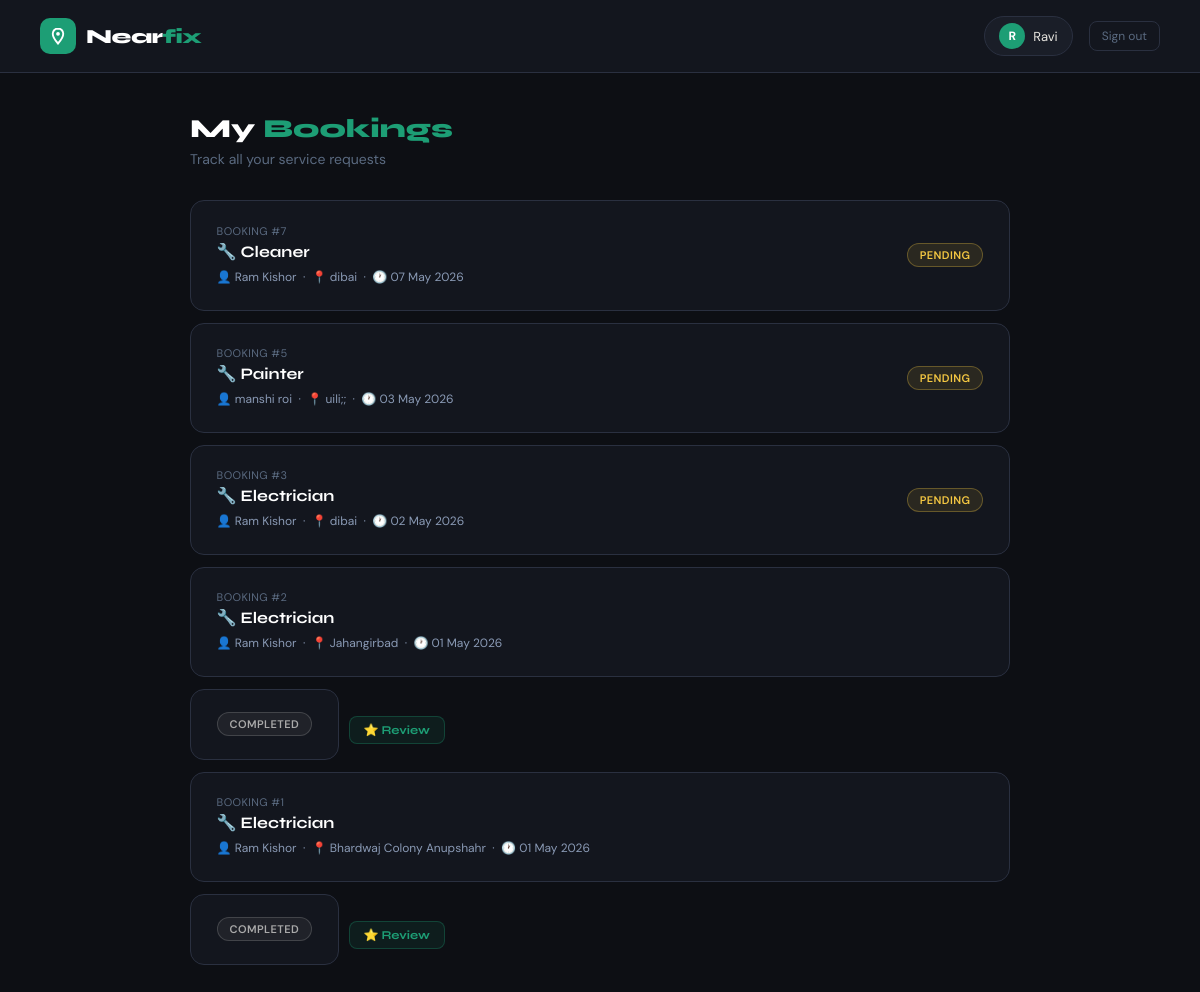
The page /bookings/ (signed in) on the database its author committed.
### accounts/models.py (models this page shows, shortened)
class User(AbstractUser):
    ROLE_CUSTOMER = 'customer'
    ROLE_PROVIDER = 'provider'
    ROLE_CHOICES = [
        (ROLE_CUSTOMER, 'Customer'),
        (ROLE_PROVIDER, 'Service Provider'),
    ]
    role = models.CharField(max_length=20, choices=ROLE_CHOICES, default=ROLE_CUSTOMER)
    phone = models.CharField(max_length=15, blank=True)
    is_verified = models.BooleanField(default=False)
    created_at = models.DateTimeField(default=timezone.now)
    profile_photo = models.ImageField(
        upload_to='profiles/',
        blank=True,
        null=True
    )

### bookings/models.py (models this page shows, shortened)
class Booking(models.Model):
    STATUS_PENDING   = 'pending'
    STATUS_ACCEPTED  = 'accepted'
    STATUS_REJECTED  = 'rejected'
    STATUS_ONGOING   = 'ongoing'
    STATUS_COMPLETED = 'completed'
    STATUS_CHOICES = [
        (STATUS_PENDING,   'Pending'),
        (STATUS_ACCEPTED,  'Accepted'),
        (STATUS_REJECTED,  'Rejected'),
        (STATUS_ONGOING,   'Ongoing'),
        (STATUS_COMPLETED, 'Completed'),
    ]
    customer        = models.ForeignKey(User, on_delete=models.CASCADE, related_name='bookings_as_customer')
    provider        = models.ForeignKey(ProviderProfile, on_delete=models.CASCADE, related_name='bookings')
    service_type    = models.CharField(max_length=100)
    description     = models.TextField(blank=True)
    status          = models.CharField(max_length=20, choices=STATUS_CHOICES, default=STATUS_PENDING)
    address         = models.TextField(blank=True)
    scheduled_at    = models.DateTimeField(null=True, blank=True)
    created_at      = models.DateTimeField(auto_now_add=True)
    amount          = models.DecimalField(max_digits=8, decimal_places=2, null=True, blank=True)

class ProviderProfile(models.Model):
    user = models.OneToOneField(User, on_delete=models.CASCADE, related_name='provider_profile')
    trade = models.CharField(max_length=100)
    bio = models.TextField(blank=True)
    experience_years = models.IntegerField(default=0)
    rating = models.FloatField(default=0.0)
    total_reviews = models.IntegerField(default=0)
    is_available = models.BooleanField(default=True)
    city = models.CharField(max_length=50, choices=CITY_CHOICES, default='anupshahr')
    latitude = models.FloatField(null=True, blank=True)
    longitude = models.FloatField(null=True, blank=True)
    created_at = models.DateTimeField(auto_now_add=True)

### bookings/views.py (the view)
# urls.py: path('bookings/', views.my_bookings, name='my_bookings'),
@login_required
def my_bookings(request):
    bookings = Booking.objects.filter(customer=request.user).order_by('-created_at')
    return render(request, 'bookings/my_bookings.html', {'bookings': bookings})

### templates/bookings/my_bookings.html (shortened to what this page needs)
{% extends 'base.html' %}
{% block content %}
<nav class="nf-navbar">
    <a href="{% url 'home' %}" class="nf-logo">
        <div class="nf-logo-icon">
            <svg viewBox="0 0 24 24" fill="none" stroke="white" stroke-width="2.5" stroke-linecap="round">
                <path d="M12 2C8.13 2 5 5.13 5 9c0 5.25 7 13 7 13s7-7.75 7-13c0-3.87-3.13-7-7-7z"/>
                <circle cx="12" cy="9" r="2.5" fill="white" stroke="none"/>
            </svg>
        </div>
        <div class="nf-logo-text">Near<span>fix</span></div>
    </a>
    <div class="nf-nav-right">
        {% if user.is_authenticated %}
        <div class="nf-user-badge">
            <div class="nf-user-avatar">{{ user.first_name|first|upper|default:user.username|first|upper }}</div>
            {{ user.first_name|default:user.username }}
        </div>
        <a href="{% url 'logout' %}" class="nf-btn-sm">Sign out</a>
        {% endif %}
    </div>
</nav>
<div class="nf-page">
    <div class="nf-page-title">My <span>Bookings</span></div>
    <div class="nf-page-sub">Track all your service requests</div>
    {% if bookings %}
        {% for booking in bookings %}
        <a href="{% url 'booking_detail' booking.pk %}" class="nf-booking-card">
            <div class="nf-booking-left">
                <div class="nf-booking-id">Booking #{{ booking.id }}</div>
                <div class="nf-booking-service">🔧 {{ booking.service_type }}</div>
                <div class="nf-booking-meta">
                    👤 {{ booking.provider.user.get_full_name|default:booking.provider.user.username }}
                    &nbsp;·&nbsp; 📍 {{ booking.address|default:"No address" }}
                    &nbsp;·&nbsp; 🕐 {{ booking.created_at|date:"d M Y" }}
                </div>
            </div>
             <div style="display:flex; align-items:center; gap:10px; flex-wrap:wrap;">
    <span class="nf-badge badge-{{ booking.status }}">{{ booking.status|title }}</span>
    {% if booking.status == 'completed' %}
    <a href="{% url 'review_page' booking.pk %}"
       style="padding:6px 14px; background:rgba(29,158,117,0.1); color:#1D9E75;
              border:0.5px solid rgba(29,158,117,0.3); border-radius:8px;
              font-size:12px; font-weight:700; text-decoration:none; font-family:'Syne',sans-serif;">
        ⭐ Review
    </a>
    {% endif %}
</div>
        </a>
        {% endfor %}
    {% endif %}
</div>
{% endblock %}

### static/css/main.css (style rules this page uses)
*, *::before, *::after { box-sizing: border-box; margin: 0; padding: 0; }
:root { --green: #1D9E75; --green-dark: #17876a; --green-dim: rgba(29,158,117,0.12); --green-border: rgba(29,158,117,0.3); --bg-base: #0d0f14; --bg-card: #13161e; --bg-field: #0d0f14; --bg-hover: #1a1e28; --border: #2a3040; --border-light: #1e2a3a; --text-primary: #e8e6e0; --text-secondary: #8a9ab5; --text-muted: #5a6a80; --text-dim: #3a4a5e; --font-display: 'Syne', sans-serif; --font-body: 'DM Sans', sans-serif; --radius-sm: 8px; --radius-md: 10px; --radius-lg: 14px; }
body { font-family: var(--font-body); background: var(--bg-base); color: var(--text-primary); min-height: 100vh; }
.nf-navbar { display: flex; align-items: center; justify-content: space-between; padding: 1rem 2.5rem; background: var(--bg-card); border-bottom: 0.5px solid var(--border); position: sticky; top: 0; z-index: 100; }
.nf-logo { display: flex; align-items: center; gap: 10px; text-decoration: none; }
.nf-logo-icon { width: 36px; height: 36px; background: var(--green); border-radius: 10px; display: flex; align-items: center; justify-content: center; }
.nf-logo-icon svg { width: 18px; height: 18px; }
.nf-logo-text { font-family: var(--font-display); font-weight: 800; font-size: 20px; letter-spacing: -0.5px; color: #fff; }
.nf-logo-text span { color: var(--green); }
.nf-nav-right { display: flex; align-items: center; gap: 1rem; }
.nf-user-badge { display: flex; align-items: center; gap: 8px; background: var(--bg-hover); border: 0.5px solid var(--border); border-radius: 20px; padding: 6px 14px; font-size: 13px; color: var(--text-primary); }
.nf-user-avatar { width: 26px; height: 26px; background: var(--green); border-radius: 50%; display: flex; align-items: center; justify-content: center; font-size: 12px; font-weight: 700; color: #fff; overflow: hidden; }
.nf-btn-sm { font-size: 12px; color: var(--text-muted); text-decoration: none; padding: 6px 12px; border-radius: var(--radius-sm); border: 0.5px solid var(--border); transition: all 0.2s; }
.nf-badge { display: inline-block; padding: 4px 12px; border-radius: 20px; font-size: 11px; font-weight: 600; text-transform: uppercase; letter-spacing: 0.4px; }
.badge-pending { background: rgba(245,200,66,0.1); border: 0.5px solid rgba(245,200,66,0.3); color: #f5c842; }
.badge-completed { background: rgba(150,150,150,0.1); border: 0.5px solid rgba(150,150,150,0.3); color: #aaa; }
.nf-page { max-width: 900px; margin: 0 auto; padding: 2.5rem; }

### rows shown on the page
User: first_name|first "R", first_name "Ravi"
Booking: id "7", service_type "Cleaner", provider.user.get_full_name "Ram Kishor", address "dibai", created_at "07 May 2026", status "PENDING"
Booking: id "5", service_type "Painter", provider.user.get_full_name "manshi roi", address "uili;;", created_at "03 May 2026", status "PENDING"
Booking: id "3", service_type "Electrician", provider.user.get_full_name "Ram Kishor", address "dibai", created_at "02 May 2026", status "PENDING"
Booking: id "2", service_type "Electrician", provider.user.get_full_name "Ram Kishor", address "Jahangirbad", created_at "01 May 2026", status "COMPLETED", shows "⭐ Review"
Booking: id "1", service_type "Electrician", provider.user.get_full_name "Ram Kishor", address "Bhardwaj Colony Anupshahr", created_at "01 May 2026", status "COMPLETED", shows "⭐ Review"
